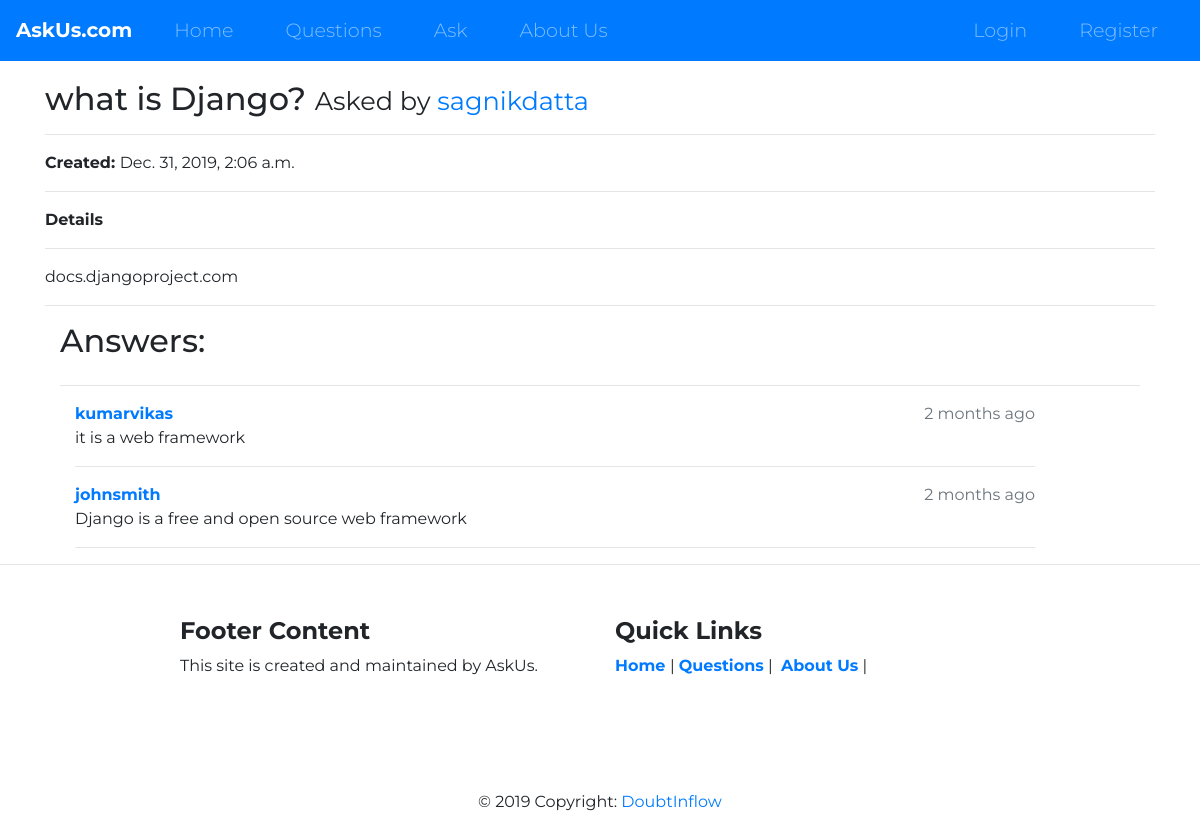
/questions/what-is-django/, run on the app's committed database.
### questions/models.py (models this page shows, shortened)
class Question(models.Model):
    user = models.ForeignKey(User, on_delete=models.CASCADE)
    qus = models.CharField(max_length=256, verbose_name="question")
    details = models.TextField(blank=True)
    slug = models.SlugField(unique=True, max_length=256)
    created = models.DateTimeField(auto_now_add=True)
    class Meta:
        ordering = ['-created']

class Answer(models.Model):
    user = models.ForeignKey(User, on_delete=models.CASCADE)
    question = models.ForeignKey(Question, on_delete=models.CASCADE)
    ans = models.TextField(verbose_name="answer")
    created = models.DateTimeField(auto_now_add=True)
    class Meta:
        ordering = ['-created']

### accounts/models.py (models this page shows, shortened)
class User(AbstractUser):
        username = models.CharField(max_length=256, unique=True, blank=False,
                                validators=[
                                        RegexValidator(
                                        regex = USERNAME_REGEX,
                                        message = 'Username can be Alpahnumeric and contain only @,#,$',
                                        code='invalid_username'
                                        )]
                                )
        first_name = models.CharField(max_length=256, blank=False,
                                  validators=[
                                        RegexValidator(
                                        regex = NAME_REGEX,
                                        message = 'Name must be Alphabetic',
                                        code='invalid_first_name'
                                        )]
                                )
        last_name = models.CharField(max_length=256, blank=False,
                                  validators=[
                                        RegexValidator(
                                        regex = NAME_REGEX,
                                        message = 'Name must be Alphabetic',
                                        code='invalid_last_name'
                                        )]
                                )
        email = models.EmailField(unique=True, blank=False)
        bio = models.CharField(max_length=512, blank=True)
        birth_date = models.DateField(null=True, blank=False)
        USERNAME_FIELD = 'email'
        REQUIRED_FIELDS = ['username']
        def get_absolute_url(self):
                return reverse("user_profile", kwargs={"username": self.username})

### questions/views.py (the view, shortened to what this page needs)
# urls.py: re_path(r'^(?P<slug>[\w-]+)/$', question_detail, name='question_detail'),
def question_detail(request, slug=None):
    question = get_object_or_404(Question, slug=slug)
    answers_list = Answer.objects.filter(question=question)
    context = { "question": question,
                "answers_list": answers_list,
                 }
    return render(request, "questions/question_detail.html", context)

### questions/templates/questions/question_detail.html (shortened to what this page needs)
{% extends "core/base.html" %}
{% block content %}
<h2>
    {{ question.qus }}
    <small>Asked by <a href="{{question.user.get_absolute_url}}">{{ question.user.username }}</a></small>
</h2>
<hr>
<strong>Created: </strong>{{ question.created }}<br>
<hr>
<strong>Details</strong>
<hr>
<p>{{ question.details }}</p>
<hr>
<div class="container">
    <div class="row">
        <div class="col-sm-12">
            <h2>Answers:</h2>
        </div>
    </div>
    <hr>
    {% for answer in answers_list %}
        <div class="col-sm-11">
            <div class="panel panel-default">
                <div class="panel-heading">
                    <strong>
                        <a href="{{answer.user.get_absolute_url}}">{{ answer.user.username }}</a>
                    </strong>
                    <span style="float: right;" class="text-muted">
                        {{ answer.created|timesince }} ago
                    </span>
                </div>
                <div class="panel-body">
                    {{ answer.ans }}
                </div>
            </div>
            <hr>
        </div>
  {% endfor %}
</div>
{% endblock content %}

### core/static/css/styles.css (style rules this page uses)
body { font-family: "Montserrat"; }

### data on the page
Question: qus "what is Django?", user.username "sagnikdatta", created "Dec. 31, 2019, 2:06 a.m.", details "docs.djangoproject.com"
Answer: user.username "kumarvikas", created "2 months", ans "it is a web framework"
Answer: user.username "johnsmith", created "2 months", ans "Django is a free and open source web framework"
